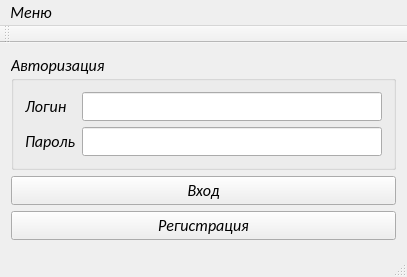
<?xml version="1.0" encoding="UTF-8"?>
<ui version="4.0">
 <class>MainWindow</class>
 <widget class="QMainWindow" name="MainWindow">
  <property name="geometry">
   <rect>
    <x>0</x>
    <y>0</y>
    <width>407</width>
    <height>252</height>
   </rect>
  </property>
  <property name="font">
   <font>
    <family>Calibri</family>
    <pointsize>12</pointsize>
    <italic>true</italic>
   </font>
  </property>
  <property name="windowTitle">
   <string>Магазин</string>
  </property>
  <widget class="QWidget" name="centralWidget">
   <layout class="QVBoxLayout" name="verticalLayout">
    <item>
     <widget class="QGroupBox" name="groupBox">
      <property name="title">
       <string>Авторизация </string>
      </property>
      <layout class="QFormLayout" name="formLayout">
       <item row="0" column="0">
        <widget class="QLabel" name="label">
         <property name="text">
          <string>Логин</string>
         </property>
        </widget>
       </item>
       <item row="0" column="1">
        <widget class="QLineEdit" name="loginEdit"/>
       </item>
       <item row="1" column="0">
        <widget class="QLabel" name="label_2">
         <property name="text">
          <string>Пароль</string>
         </property>
        </widget>
       </item>
       <item row="1" column="1">
        <widget class="QLineEdit" name="passEdit">
         <property name="echoMode">
          <enum>QLineEdit::Password</enum>
         </property>
        </widget>
       </item>
      </layout>
     </widget>
    </item>
    <item>
     <widget class="QPushButton" name="loginButton">
      <property name="text">
       <string>Вход</string>
      </property>
     </widget>
    </item>
    <item>
     <widget class="QPushButton" name="regButton">
      <property name="text">
       <string>Регистрация</string>
      </property>
     </widget>
    </item>
   </layout>
  </widget>
  <widget class="QMenuBar" name="menuBar">
   <property name="geometry">
    <rect>
     <x>0</x>
     <y>0</y>
     <width>407</width>
     <height>25</height>
    </rect>
   </property>
   <widget class="QMenu" name="menu">
    <property name="title">
     <string>Меню</string>
    </property>
    <addaction name="action"/>
   </widget>
   <addaction name="menu"/>
  </widget>
  <widget class="QToolBar" name="mainToolBar">
   <attribute name="toolBarArea">
    <enum>TopToolBarArea</enum>
   </attribute>
   <attribute name="toolBarBreak">
    <bool>false</bool>
   </attribute>
  </widget>
  <widget class="QStatusBar" name="statusBar"/>
  <action name="action">
   <property name="text">
    <string>Справка</string>
   </property>
  </action>
 </widget>
 <layoutdefault spacing="6" margin="11"/>
 <resources/>
 <connections/>
</ui>
